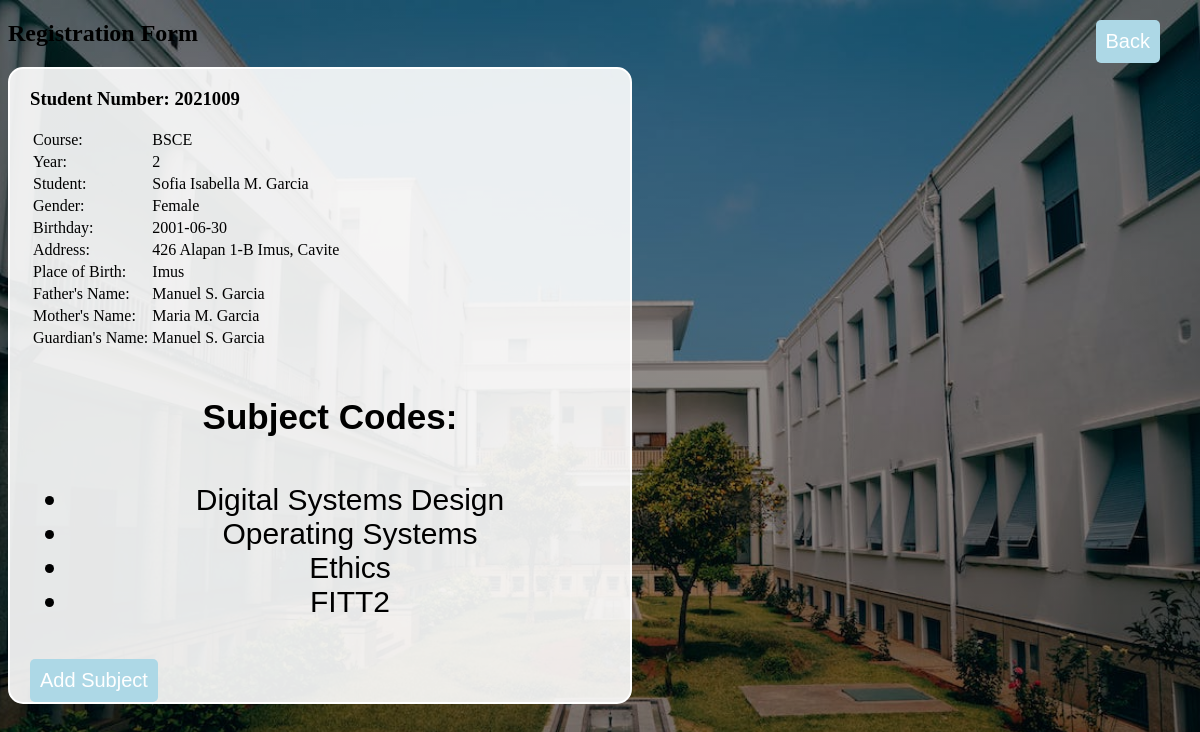
The page /regform.php?studentnumber=2021009 on the database its author committed.
### tables this page shows
CREATE TABLE `students` (
  `id` int(20) NOT NULL,
  `fullname` varchar(50) NOT NULL,
  `age` int(20) NOT NULL,
  `gender` varchar(20) NOT NULL,
  `birthday` date NOT NULL,
  `address` varchar(50) NOT NULL,
  `placeofbirth` varchar(50) NOT NULL,
  `fathername` varchar(50) NOT NULL,
  `mothername` varchar(50) NOT NULL,
  `guardianname` varchar(50) NOT NULL
);

### regform.php (the view, shortened to what this page needs)
<!DOCTYPE html>
<html>
<head>
    <link rel="stylesheet" type="text/css" href="css/regform.css">
    <div class="container1">
        <form action="recordpage.php" method="post">
            <button class="admin_btn">Back</button>
        </form>
    </div>
</head>
<body>
    <h2>Registration Form</h2>
    <?php
    include 'connect.php';
    class Subject
    {
        private $code;
        public function __construct($code)
        {
            $this->code = $code;
        }
        public function getMeaning()
        {
            $meanings = [
                'IP' => 'Introduction to Programming',
                'DM' => 'Discrete Mathematics',
                'FIT1' => 'FITT1',
                'E' => 'Ethics',
                'OOP' => 'Object-Oriented Programming',
                'SE' => 'Software Engineering',
                'FIT2' => 'FITT2',
                'D' => 'Dalumat',
                'ADSA' => 'Advanced Data Structures and Algorithms',
                'CG' => 'Computer Graphics',
                'FIT3' => 'FITT3',
                'GS' => 'Gender and Society',
                'CNS' => 'Cryptography and Network Security',
                'SECP' => 'Software Engineering Capstone Project',
                'RW' => 'Rizal Works',
                'FIT4' => 'FITT4',
                'MIT' => 'Mathematics for IT',
                'NF' => 'Networking Fundamentals',
                'P' => 'Panitikan',
                'NS' => 'Networking and Security',
                'UTS' => 'Undestanding the Self',
                'DA' => 'Data Analytics',
                'CS' => 'Cybersecurity',
                'CW' => 'Contemporary World',
                'BDA' => 'Big Data Analytics',
                'MWS' => 'Mobile and Web Security',
                'SPI' => 'Social and Professional Issues',
                'CA' => 'Circuit Analysis',
                'AA' => 'Art Appreciation',
                'DSD' => 'Digital Systems Design',
                'OS' => 'Operating Systems',
                'E' => 'Ethics',
                'CNP' => 'Computer Networks and Protocols',
                'RA' => 'Robotics and Automation',
                'MS' => 'Multimedia System',
                'HSC' => 'Hardware/Software Co-design',
                'AR' => 'Advanced Robotics',
                'NM' => 'Network Management'
            ];
            if (isset($meanings[$this->code])) {
                return $meanings[$this->code];
            } else {
                return 'Meaning not found';
            }
        }
    }
    if (isset($_GET['studentnumber'])) {
        $studentNumber = $_GET['studentnumber'];
        $query = "SELECT * FROM students WHERE id = '$studentNumber'";
        $result = mysqli_query($conn, $query);
        if (mysqli_num_rows($result) > 0) {
            $row = mysqli_fetch_assoc($result);
            $studentId = $row['id'];
            $destinationPage = 'add-subject.php?studentnumber=' . urlencode($studentId);
            $fullName = $row['fullname'];
            $gender = $row['gender'];
            $birthday = $row['birthday'];
            $address = $row['address'];
            $placeOfBirth = $row['placeofbirth'];
            $fatherName = $row['fathername'];
            $motherName = $row['mothername'];
            $guardianName = $row['guardianname'];
            $enrollmentQuery = "SELECT course, year FROM enrolled_students WHERE studentnumber = '$studentId' AND schoolyear = 2022";
            $enrollmentResult = mysqli_query($conn, $enrollmentQuery);
            $enrollmentData = mysqli_fetch_assoc($enrollmentResult);
            $course = $enrollmentData['course'];
            $year = $enrollmentData['year'];
            echo '<div class="container2">';
            echo "<h3>Student Number: $studentNumber</h3>";
            echo "<table>";
            echo "<tr><td>Course:</td><td>";
            if ($course == 1) {
                echo "BSIT";
            } elseif ($course == 2) {
                echo "BSCS";
            } elseif ($course == 3) {
                echo "BSCE";
            }
            echo "</td></tr>";
            echo "<tr><td>Year:</td><td>$year</td></tr>";
            echo "<tr><td>Student:</td><td>$fullName</td></tr>";
            echo "<tr><td>Gender:</td><td>$gender</td></tr>";
            echo "<tr><td>Birthday:</td><td>$birthday</td></tr>";
            echo "<tr><td>Address:</td><td>$address</td></tr>";
            echo "<tr><td>Place of Birth:</td><td>$placeOfBirth</td></tr>";
            echo "<tr><td>Father's Name:</td><td>$fatherName</td></tr>";
            echo "<tr><td>Mother's Name:</td><td>$motherName</td></tr>";
            echo "<tr><td>Guardian's Name:</td><td>$guardianName</td></tr>";
            echo "</table>";
            $subjectQuery = "SELECT code FROM subject_code WHERE enrolled_students_id IN (SELECT id FROM enrolled_students WHERE studentnumber = '$studentId' AND schoolyear = 2022)";
            $subjectResult = mysqli_query($conn, $subjectQuery);
            if (mysqli_num_rows($subjectResult) > 0) {
                echo "<h4>Subject Codes:</h4>";
                echo "<ul>";
                while ($subjectRow = mysqli_fetch_assoc($subjectResult)) {
                    $code = $subjectRow['code'];
                    $subject = new Subject($code);
                    $meaning = $subject->getMeaning();
                    echo "<li>$meaning</li>";
                }
                echo "</ul>";
                echo "<form action=\"$destinationPage\" method=\"post\">";
                echo '<button class="admin_btn">Add Subject</button>';
                echo '</form>';
            } else {
                echo "<p>No subject codes found for this student.</p>";
            }
            echo "</div>";
        } else {
            echo "Student not found.";
        }
    } else {
        echo "No student number provided.";
    }
    ?>
</body>
</html>

### css/regform.css (style rules this page uses)
body { background-image: linear-gradient(rgba(0, 0, 0, 0.3), rgba(0, 0, 0, 0.5)), url("../images/bg.jpeg"); width: auto; height: 97.8vh; background-position: center; background-size: cover; background-repeat: no-repeat; }
h4 { font-size: 35px; font-family: sans-serif; text-align: center; }
li, ul { font-size: 30px; font-family: sans-serif; text-align: center; }
.container1 { position: fixed; top: 10px; right: 10px; }
.admin_btn { margin-top: 10px; margin-right: 30px; padding: 10px; background-color: lightblue; color: #fff; border: none; border-radius: 5px; cursor: pointer; font-size: 20px; }
.container2 { width: 600px; height: auto; padding-left: 20px; border-radius: 15px 15px 15px 15px; border: 2px solid #fff; background: rgba(255, 255, 255, 0.9); color: black; }

### rows shown on the page
students: fullname "Sofia Isabella M. Garcia", gender "Female", birthday "2001-06-30", address "426 Alapan 1-B Imus, Cavite", placeofbirth "Imus", fathername "Manuel S. Garcia", mothername "Maria M. Garcia", guardianname "Manuel S. Garcia"

### other values the page prints
$studentNumber "2021009"
$year "2"
$meaning "Digital Systems Design"
$meaning "Operating Systems"
$meaning "Ethics"
$meaning "FITT2"
